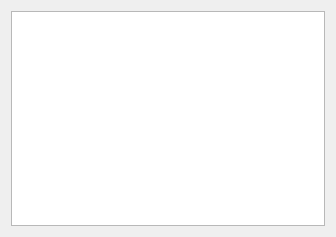
<?xml version="1.0" encoding="UTF-8"?>
<ui version="4.0">
 <class>CANTerminalWindow</class>
 <widget class="QWidget" name="CANTerminalWindow">
  <property name="geometry">
   <rect>
    <x>0</x>
    <y>0</y>
    <width>336</width>
    <height>237</height>
   </rect>
  </property>
  <property name="sizePolicy">
   <sizepolicy hsizetype="Preferred" vsizetype="Preferred">
    <horstretch>0</horstretch>
    <verstretch>0</verstretch>
   </sizepolicy>
  </property>
  <property name="windowTitle">
   <string>CANTerminal</string>
  </property>
  <property name="windowIcon">
   <iconset resource="../../../../../../../resources/icons/buttons/buttonicons.qrc">
    <normaloff>:/icons/buttons/application_xp_terminal.png</normaloff>:/icons/buttons/application_xp_terminal.png</iconset>
  </property>
  <property name="autoFillBackground">
   <bool>false</bool>
  </property>
  <layout class="QGridLayout" name="gridLayout">
   <item row="0" column="0">
    <widget class="QTableWidget" name="terminalTableWidget">
     <property name="editTriggers">
      <set>QAbstractItemView::NoEditTriggers</set>
     </property>
     <property name="selectionMode">
      <enum>QAbstractItemView::SingleSelection</enum>
     </property>
     <property name="selectionBehavior">
      <enum>QAbstractItemView::SelectRows</enum>
     </property>
    </widget>
   </item>
  </layout>
 </widget>
 <resources>
  <include location="../../../../../../../resources/icons/buttons/buttonicons.qrc"/>
  <include location="../../../../../../../resources/icons/buttons/buttonicons.qrc"/>
  <include location="../../../../../../../resources/icons/buttons/buttonicons.qrc"/>
 </resources>
 <connections/>
</ui>
